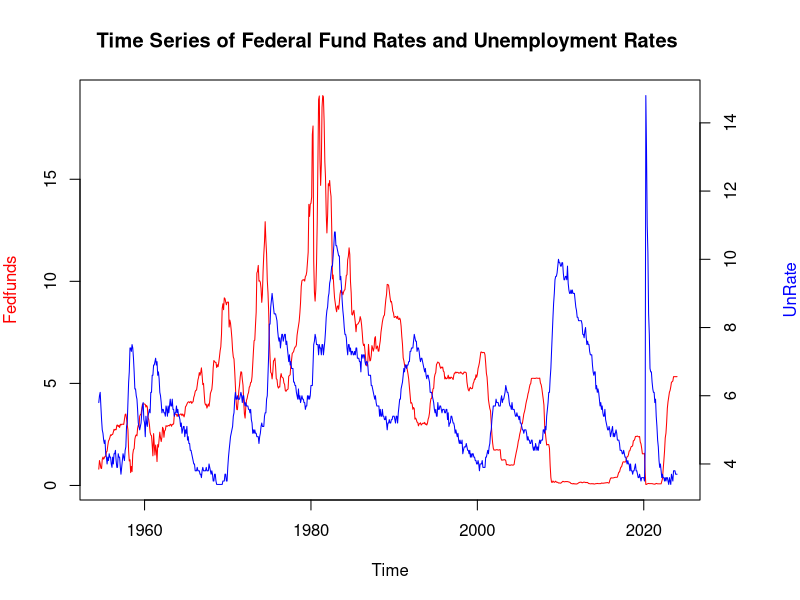
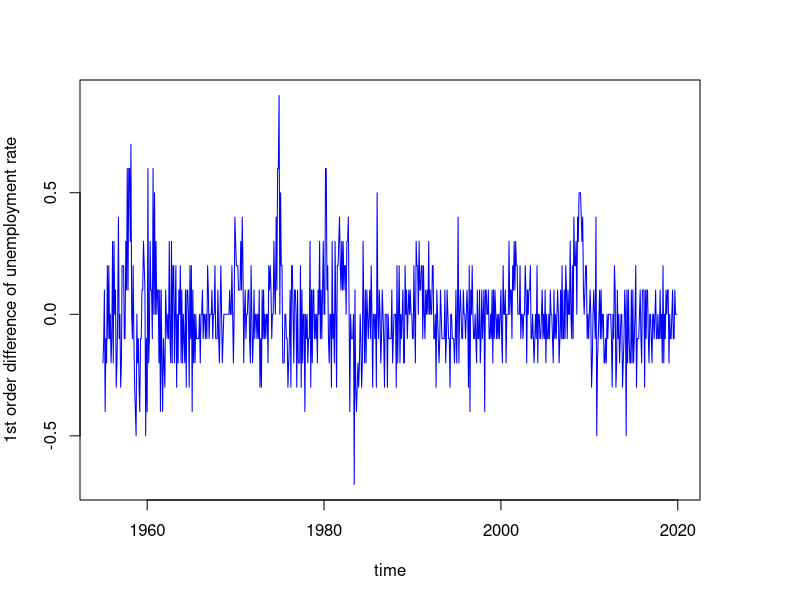
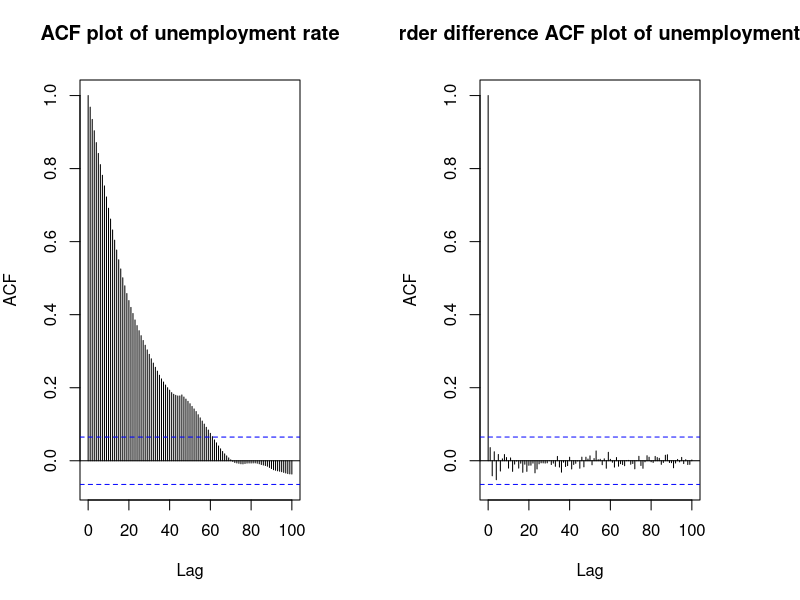
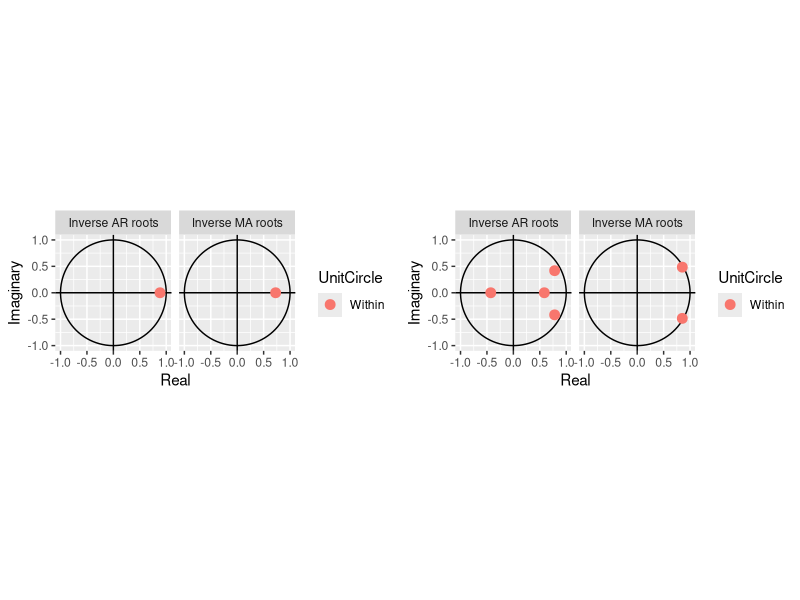
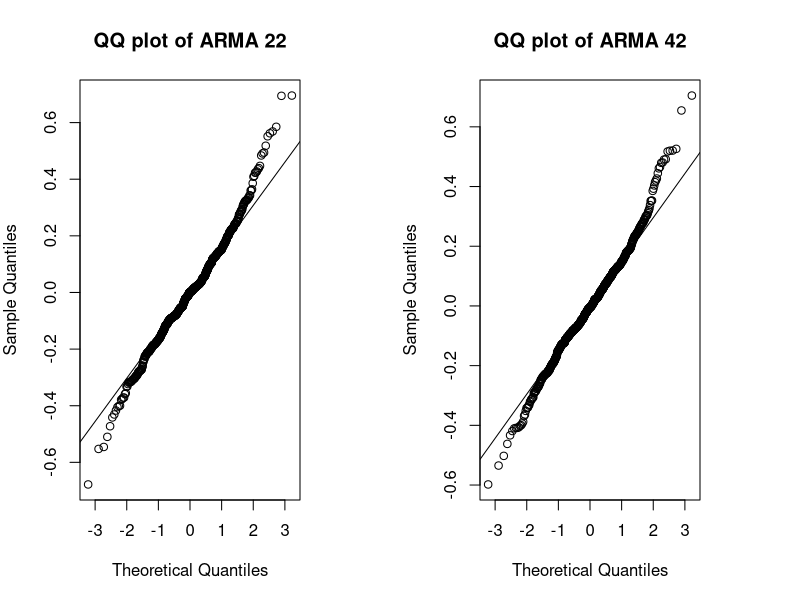
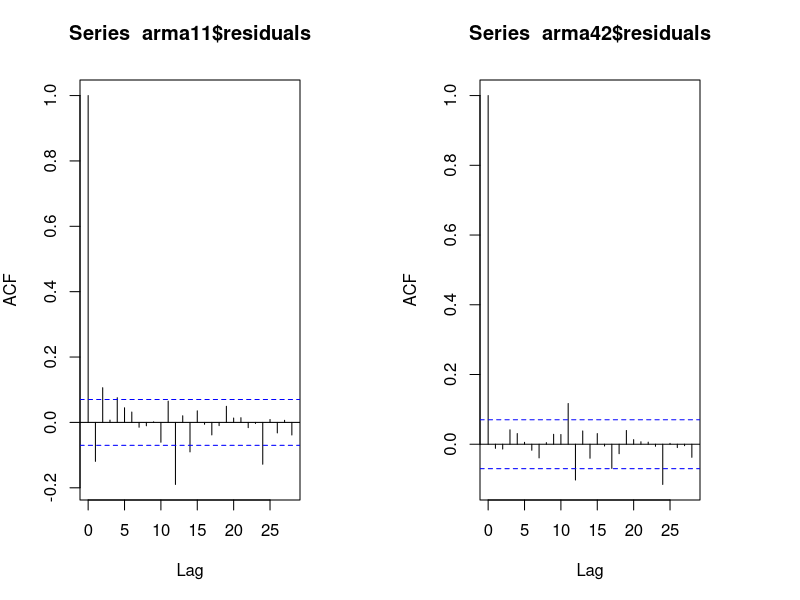
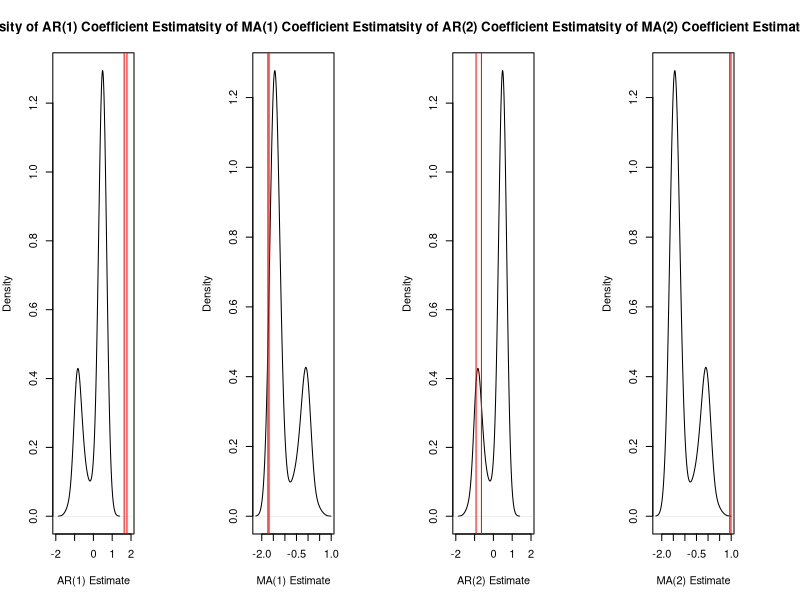
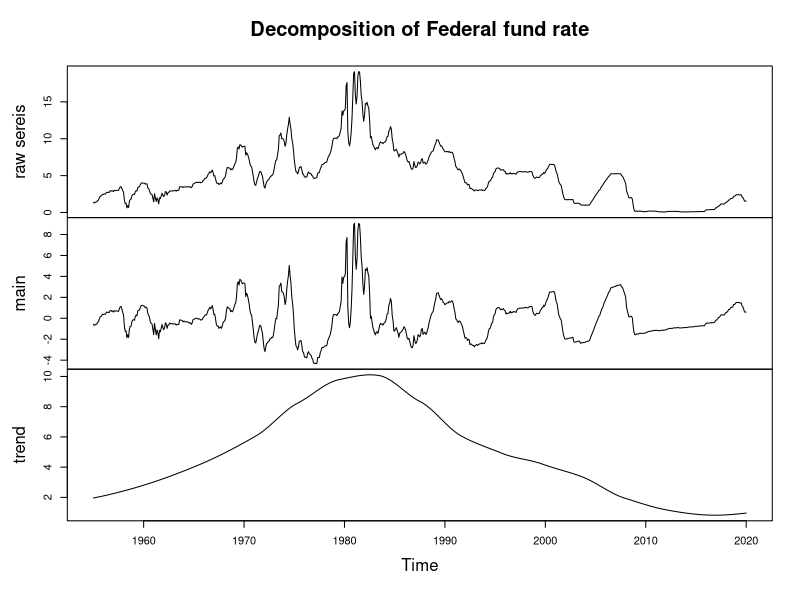

These charts were generated, in order, by the following R code:
## ---- chunk 1
library(knitr)
opts_knit$set()
## ---- chunk 2
library(tseries)
library(zoo)
library(dplyr)
library("ggplot2")
library(forecast)
library(gridExtra)
## ---- chunk 3
my_data_ff <- read.csv("FEDFUNDS.csv",header = TRUE)
my_data_ur <- read.csv("UNRATE.csv",header = TRUE)

my_data_overall <- merge(my_data_ff, my_data_ur, by = "DATE")
my_data_overall$DATE = as.Date(my_data_overall$DATE)
Date = my_data_overall$DATE
Fedfund = my_data_overall$FEDFUNDS
Unrate = my_data_overall$UNRATE

par(mar=c(5, 4, 4, 5))
plot(Date, Fedfund, col = "red", xlim = c(as.Date("1955-01-01"), as.Date("2024-01-01")),main = "Time Series of Federal Fund Rates and Unemployment Rates ", xlab = "", ylab = "Fedfunds", col.lab = "red", type = 'l')
par(new = TRUE)
plot(Date, Unrate, col = "blue", xlim = c(as.Date("1955-01-01"), as.Date("2024-01-01")), axes = FALSE, xlab="Time", ylab = "", type = 'l')
axis(side=4)
mtext("UnRate", col = "blue", side = 4, line = 4)
Date= Date[7:787]
Fedfund = Fedfund[7:787]
## ---- chunk 4
unemployment = my_data_ur
plot(strptime(unemployment$DATE[85:864],format = "%Y-%m-%d"), diff(unemployment$UNRATE[85:865]),type="l", col="blue", xlab = "time",ylab = "1st order difference of unemployment rate")

## ---- chunk 5
par(mfrow = c(1, 2))
ue_data = unemployment$UNRATE
acf(ue_data,lag.max = 100, main = "ACF plot of unemployment rate")
acf(diff(ue_data), lag.max = 100, main = "First order difference ACF plot of unemployment rate")
## ---- chunk 6
print(kpss.test(unemployment$UNRATE))
print(kpss.test(diff(unemployment$UNRATE)))
## ---- chunk 7
ue_data = unemployment$UNRATE[85:865]
aic_table_ue <- function(x,P,Q){
  table <- matrix(NA,(P+1),(Q+1))
  for(p in 0:P) {
    for(q in 0:Q) {
      table[p+1,q+1] <- round(arima(x, order=c(p,1,q))$aic, digit = 2)
    }
  }
  dimnames(table) <- list(paste("AR",0:P, sep=""),
                          paste("MA",0:Q, sep=""))
  table
}
aic_table_ue(ue_data,4,4)
## ---- chunk 8
par(mfrow = c(1, 2))
arma11 = arima(ue_data, order=c(1,1,1))
arma42 = arima(ue_data, order=c(4,1,2))
p1 = autoplot(arma11)
p2 = autoplot(arma42)
grid.arrange(p1, p2, ncol=2)
## ---- chunk 9
par(mfrow = c(1, 2))
qqnorm(residuals(arma11), main = "QQ plot of ARMA 22")
qqline(residuals(arma11))
qqnorm(residuals(arma42), main = "QQ plot of ARMA 42")
qqline(residuals(arma42))
## ---- chunk 10
par(mfrow = c(1, 2))
acf(arma11$residuals)
acf(arma42$residuals)
## ---- chunk 11
print(summary(arma11))
print(summary(arma42))
## ---- chunk 12
par(mfrow = c(1, 4))
fitted_model =  arima(ue_data, order=c(4,1,2))
ar_coeffs <- coef(fitted_model)[grepl("ar", names(coef(fitted_model)))]
ma_coeffs <- coef(fitted_model)[grepl("ma", names(coef(fitted_model)))]
sigma <- sd(residuals(fitted_model))

n <- length(fitted_model$residuals) 

n_simulations <- 200

ar1_estimates <- numeric(n_simulations)
ar2_estimates <- numeric(n_simulations)
ma1_estimates <- numeric(n_simulations)
ma2_estimates <- numeric(n_simulations)

set.seed(123)
for(i in 1:n_simulations) {
  sim_data <- arima.sim(model = list(ar = ar_coeffs, ma = ma_coeffs), n = n, sd = sigma)
  sim_model <- Arima(sim_data, order = c(4,1,2))

  ests <- coef(sim_model)
  ar1_estimates[i] <- ests['ar1']
  ar2_estimates[i] <- ests['ar2']
  ma1_estimates[i] <- ests['ma1']
  ma2_estimates[i] <- ests['ma2']
}

density_ar1 <- density(ar1_estimates)
density_ma1 <- density(ma1_estimates)
plot(density_ar1, main = "Density of AR(1) Coefficient Estimates", xlab = "AR(1) Estimate",xlim=c(-2.0,2))
abline(v = 1.71+2*0.0375, col = "red")
abline(v = 1.71-2*0.0375, col = "red")
plot(density_ma1, main = "Density of MA(1) Coefficient Estimates", xlab = "MA(1) Estimate")
abline(v = -1.71+2*0.0125, col = "red")
abline(v = -1.71-2*0.0125, col = "red")
plot(density_ar1, main = "Density of AR(2) Coefficient Estimates", xlab = "AR(2) Estimate",xlim=c(-2.0,2))
abline(v = -0.7798+2*0.0715, col = "red")
abline(v = -0.7798-2*0.0715, col = "red")
plot(density_ma1, main = "Density of MA(2) Coefficient Estimates", xlab = "MA(2) Estimate")
abline(v =  0.9631+2*0.0136, col = "red")
abline(v =  0.9631-2*0.0136, col = "red")
## ---- chunk 13
adf.test(Fedfund)
## ---- chunk 14
Date_adj <- Date[-1]
Year=as.numeric(format(Date,format="%Y"))
Month=as.numeric(format(Date,format="%m"))
time=Year+(Month-1)/12
fed_low=ts(loess(Fedfund~time,span=0.5)$fitted,start=time[1],frequency=12)
Fedfunds = Fedfund - fed_low
ts.fed=ts.union(Fedfund,Fedfunds,fed_low)
#plot(Date,Fedfunds,type="l",main = 'Detrended Federal fund rate')
colnames(ts.fed)=c("raw sereis","main","trend")
plot(ts.fed,main="Decomposition of Federal fund rate")
## ---- chunk 15
par(mfrow = c(2, 1))
plot(Date,Fedfunds,type="l",main = 'Federal fund rate')
plot(Date_adj,diff(Fedfunds),type="l",main = 'First difference on Federal fund rate')
## ---- chunk 16
par(mfrow = c(1, 2))
acf(Fedfunds,lag.max = 100, main = "ACF plot")
acf(diff(Fedfunds), lag.max = 100, main = "ACF plot of the first difference")
## ---- chunk 17
par(mfrow = c(2, 1))
spec_fed = spectrum(Fedfunds,spans=c(20,20),main="Spectral density of Federal fund rate")
spec_diff_fed = spectrum(diff(Fedfunds),spans=c(20,20),main="Spectral density of first difference")
## ---- chunk 18
aic_table <- function(data,P,d,Q,xreg=NULL){
  table <- matrix(NA,(P+1),(Q+1))
  for(p in 0:P) {
    for(q in 0:Q) {
      table[p+1,q+1] <- Arima(data,order=c(p,d,q),xreg=xreg)$aic
    }
  }
  dimnames(table) <- list(paste("<b> AR",0:P, "</b>", sep=""),paste("MA",0:Q,sep=""))
  table
}

aic_table_season <- function(data,P,d,Q,s,xreg=NULL){
  table <- matrix(NA,(P+1),(Q+1))
  for(p in 0:P) {
    for(q in 0:Q) {
      table[p+1,q+1] <- arima(data,order=c(p,d,q),xreg=xreg,seasonal = list(order = c(1, 0, 0), period = s))$aic
    }
  }
  dimnames(table) <- list(paste("<b> AR",0:P, "</b>", sep=""),paste("MA",0:Q,sep=""))
  table
}
## ---- chunk 19
fed_aic_table_2 <- aic_table(Fedfunds,4,1,4) 
kable(fed_aic_table_2,digits=2)
## ---- chunk 20
model1_fed = Arima(Fedfunds, order=c(2,1,4))
model2_fed = Arima(Fedfunds, order=c(2,1,0))
p1_fed = autoplot(model1_fed)
p2_fed = autoplot(model2_fed)
grid.arrange(p1_fed, p2_fed, ncol=1)
## ---- chunk 21
print(summary(model1_fed))
## ---- chunk 22
print(summary(model2_fed))
## ---- chunk 23
LLR_statistic_fed <- -2 * (logLik(model2_fed) - logLik(model1_fed))

df_fed <- length(coef(model1_fed)) - length(coef(model2_fed))

p_value_fed <- pchisq(LLR_statistic_fed, df_fed, lower.tail = FALSE)

cat("LLR Statistic:", LLR_statistic_fed, "Degrees of Freedom:", df_fed, "P-value:", p_value_fed, "\n")

## ---- chunk 24
model_fed <- model1_fed
checkresiduals(model_fed)
## ---- chunk 25
residuals_fed = residuals(model_fed)
qqnorm(residuals_fed,main = "Normal QQ plot of ARMA(2,1,4) ")
qqline(residuals_fed,probs = c(0.25,0.75))
## ---- chunk 26
fitted_values <- fitted(model_fed) + fed_low
plot(Date, Fedfund, type = 'l', col = 'blue', xlab = 'Date', ylab = 'Fed Funds Rate', main = 'Fed Funds Rate: Observed vs. Fitted')
lines(Date, fitted_values, col = 'red')
legend('topright', legend = c('Observed', 'Fitted'), col = c('blue', 'red'), lty = 1)
## ---- chunk 27
interest = my_data_ff
interest_t = strptime(interest$DATE,format = "%Y-%m-%d")[7:787]
interest_val = interest$FEDFUNDS[7:787]
unemployment_t = strptime(unemployment$DATE,format = "%Y-%m-%d")[85:865]
unemployment_val = unemployment$UNRATE[85:865]
diff_unemployment = c(0,diff(unemployment_val))
diff_interest = c(0,diff(interest_val))

aic_table <- function(y,x,P,Q){
  trend <- time(y)
  table <- matrix(NA,(P+1),(Q+1))
  for(p in 0:P) {
    for(q in 0:Q) {
      table[p+1,q+1] <- round(arima(x = y, order=c(p,1,q), xreg = cbind(trend,x))$aic, digit = 2)
    }
  }
  dimnames(table) <- list(paste("AR",0:P, sep=""),
                          paste("MA",0:Q, sep=""))
  table
}

aic_table(unemployment_val, interest_val, 4, 4)
## ---- chunk 28
trend <- time(unemployment_val)
model1 = arima(x = unemployment_val, order=c(2,1,2), xreg = cbind(trend,interest_val))
model2 = arima(x = unemployment_val, order=c(4,1,2), xreg = cbind(trend,interest_val))
p1_fed = autoplot(model1)
p2_fed = autoplot(model2)
grid.arrange(p1_fed,p2_fed,ncol=1)
## ---- chunk 29
summary(model1)
## ---- chunk 30
checkresiduals(model1)
## ---- chunk 31
ccf(diff_unemployment,diff_interest,ylab='CCF',lag = 20)
